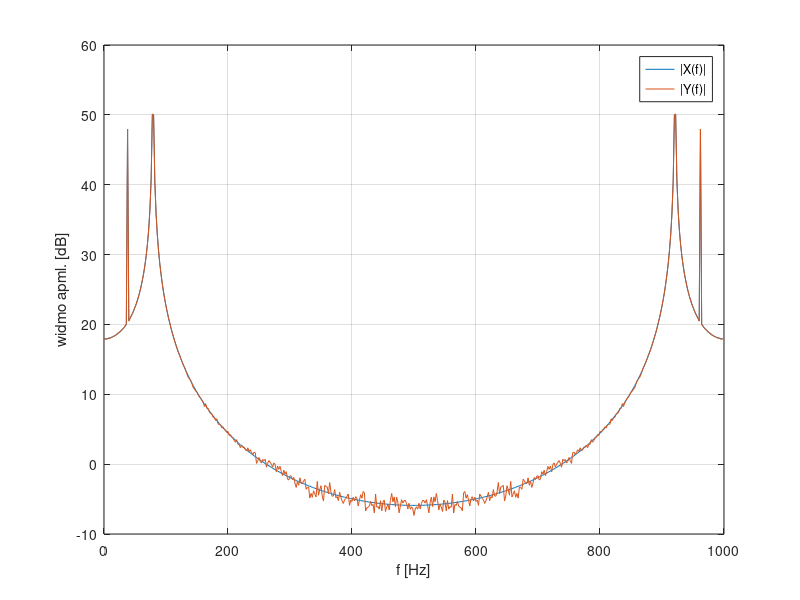
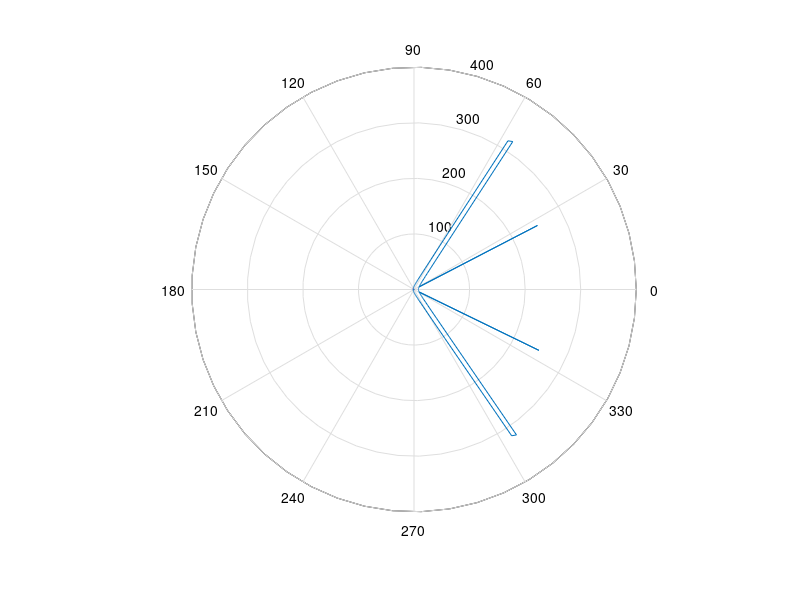

Recreate these plots in MATLAB, in order.
clear all;
close all;
clc;

N = 500;
fs = 1000; #Sampling Frequency in Hz
t = (0:N-1)/fs; #is equivalent to 0:1/fs:(N-1)/fs

f1 = 38;
f2 = 79;

x1=sin(2*pi*f1*t);
x2=2*sin(2*pi*f2*t);

x=x1+x2;

#SNR=10*log10(P_signal/P_noise)
y=awgn(x,50);

X = fft(x);
Y = fft(y);

f = fs*(0:N-1)/N; #frequency axis

figure();
plot(f,20*log10(abs(X)),f,20*log10(abs(Y)));
#plot(f,log10(abs(X)));#,f,log10(abs(Y)));

legend('|X(f)|','|Y(f)|'); 
grid on; 
xlabel('f [Hz]'); 
ylabel('widmo apml. [dB]');

figure();
p1=linspace(-2*pi,2*pi,length(X));
polar(p1,abs(X));

#figure();    Cos mnie tutaj nie dziala
#unwrap(angle(X));